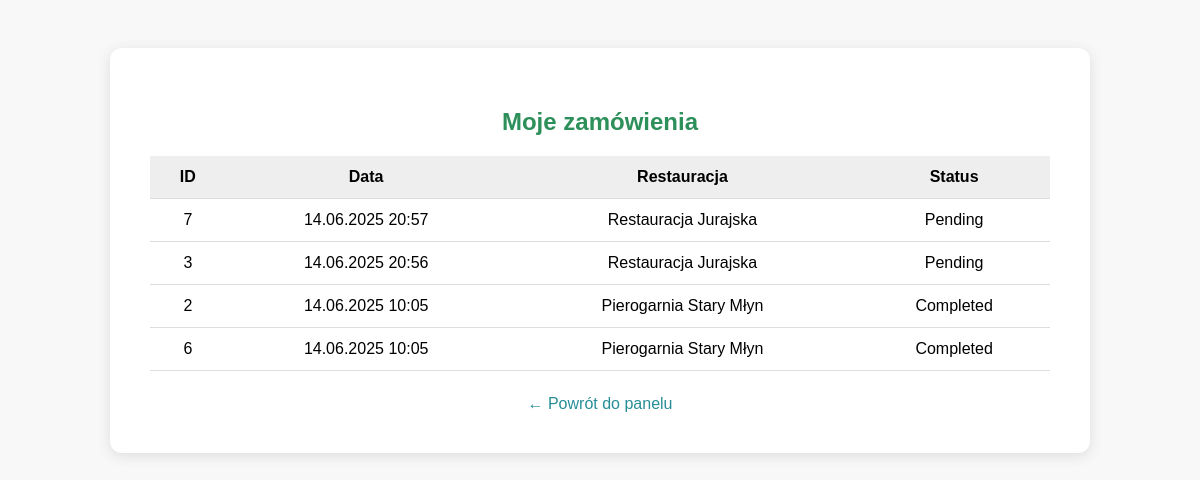
The app's page /user_orders.php (signed in) with its own data.
### tables this page shows
CREATE TABLE `orders` (
  `id` int(11) NOT NULL,
  `user_id` int(11) NOT NULL,
  `restaurant_id` int(11) NOT NULL,
  `order_time` datetime NOT NULL,
  `details` text DEFAULT NULL,
  `status` enum('pending','completed','cancelled') NOT NULL DEFAULT 'pending',
  `created_at` timestamp NOT NULL DEFAULT current_timestamp()
);

CREATE TABLE `locations` (
  `id` int(11) NOT NULL,
  `restaurant_id` int(11) NOT NULL,
  `restaurant_name` varchar(150) NOT NULL,
  `city` varchar(100) DEFAULT NULL,
  `address` varchar(255) DEFAULT NULL,
  `opening_hours` varchar(255) DEFAULT NULL,
  `contact_email` varchar(150) DEFAULT NULL,
  `phone` varchar(32) DEFAULT NULL,
  `lat` double DEFAULT NULL,
  `lng` double DEFAULT NULL,
  `order_url` varchar(255) DEFAULT NULL
);

### user_orders.php (the view, shortened to what this page needs)
<?php
require_once 'config.php';
$user_id = $_SESSION['user_id'] ?? null;
$stmt = $pdo->prepare("
    SELECT o.*, l.restaurant_name
    FROM orders o
    JOIN locations l ON o.restaurant_id = l.restaurant_id
    WHERE o.user_id = ?
    ORDER BY o.created_at DESC
");
$stmt->execute([$user_id]);
$orders = $stmt->fetchAll();
?>
<!DOCTYPE html>
<html lang="pl">
<head>
</head>
<body>
<div class="box">
    <h2>Moje zamówienia</h2>
    <?php if (empty($orders)): ?>
        <p>Brak złożonych zamówień.</p>
    <?php else: ?>
        <table>
            <thead>
                <tr>
                    <th>ID</th>
                    <th>Data</th>
                    <th>Restauracja</th>
                    <th>Status</th>
                </tr>
            </thead>
            <tbody>
                <?php foreach ($orders as $order): ?>
                    <tr>
                        <td><?= $order['id'] ?></td>
                        <td><?= date('d.m.Y H:i', strtotime($order['created_at'])) ?></td>
                        <td><?= htmlspecialchars($order['restaurant_name']) ?></td>
                        <td><?= ucfirst($order['status']) ?></td>
                    </tr>
                <?php endforeach; ?>
            </tbody>
        </table>
    <?php endif; ?>
    <a href="user.php" class="back">← Powrót do panelu</a>
</div>
</body>
</html>

### user_orders.php (style rules this page uses)
body { font-family: Arial, sans-serif; background: #f8f8f8; padding: 40px; text-align: center; }
.box { max-width: 900px; margin: auto; background: #fff; padding: 40px; border-radius: 12px; box-shadow: 0 3px 14px #ddd; }
h2 { color: #2d8f5a; margin-bottom: 20px; }
table { width: 100%; border-collapse: collapse; margin-top: 10px; }
th, td { padding: 12px; border-bottom: 1px solid #ddd; text-align: center; }
th { background: #eee; }
.back { display: inline-block; margin-top: 24px; text-decoration: none; color: #278e97; }

### records on screen
orders: id "7", created_at "14.06.2025 20:57", locations.restaurant_name "Restauracja Jurajska", status "Pending"
orders: id "3", created_at "14.06.2025 20:56", locations.restaurant_name "Restauracja Jurajska", status "Pending"
orders: id "2", created_at "14.06.2025 10:05", locations.restaurant_name "Pierogarnia Stary Młyn", status "Completed"
orders: id "6", created_at "14.06.2025 10:05", locations.restaurant_name "Pierogarnia Stary Młyn", status "Completed"
